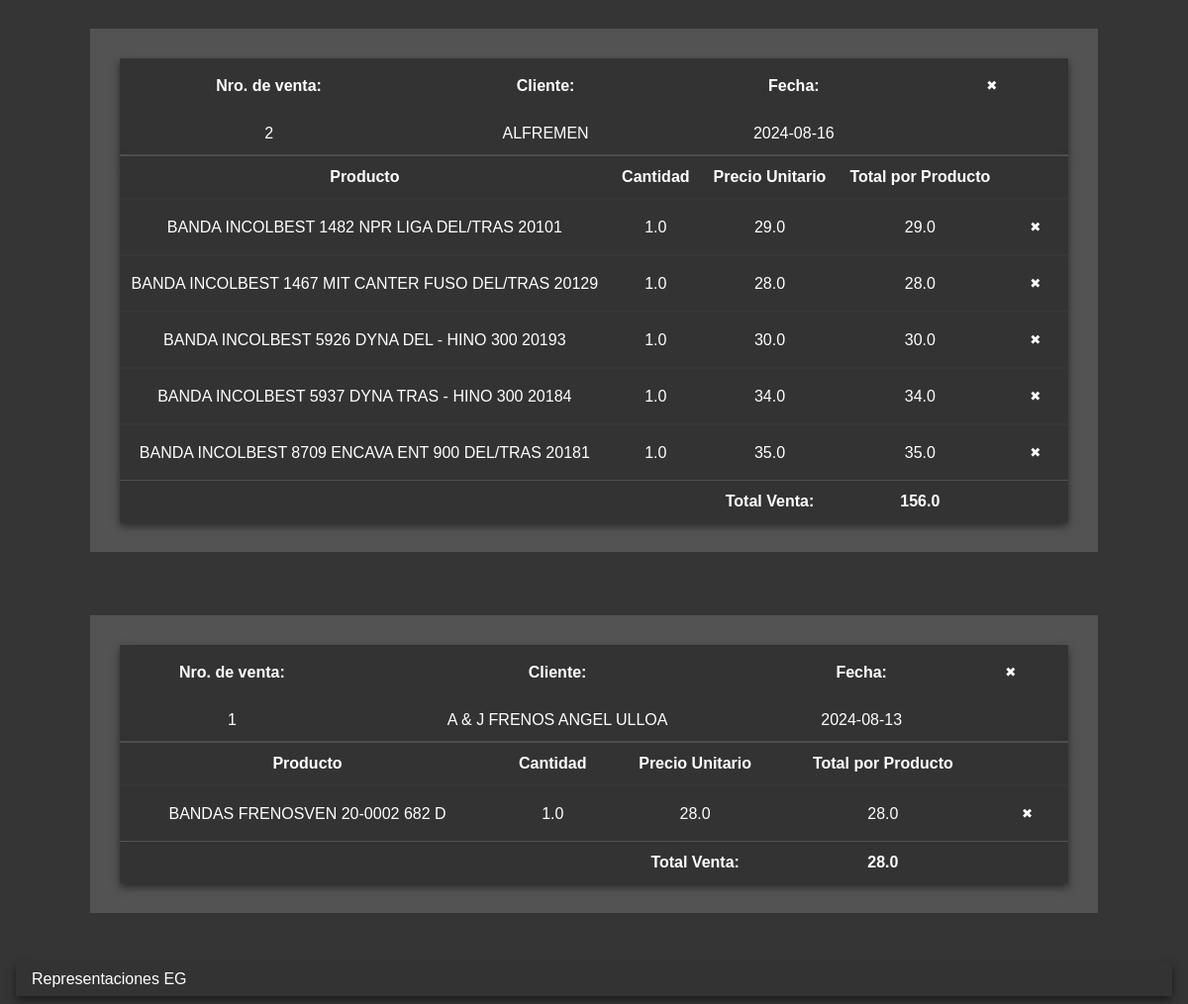
The app's page /historial_ventas/historial_ventas (lower part), older data.
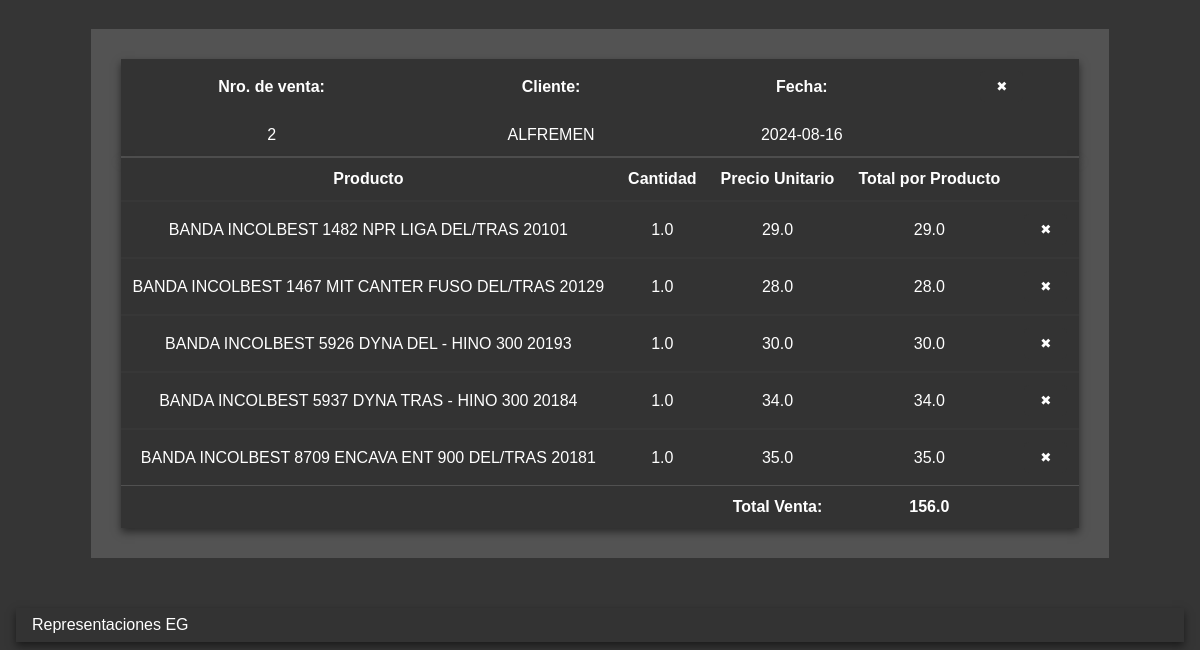
The same page, newer data.
### tables this page shows
CREATE TABLE Ventas (
    id INTEGER PRIMARY KEY AUTOINCREMENT,
    numero_venta INTEGER,
    cliente TEXT,
    producto TEXT,
    cantidad INTEGER,
    precio REAL,
    costo REAL,
    fecha DATE,
    FOREIGN KEY (cliente) REFERENCES "clientes_antiguo"(nombre_cliente)
);

### routes/ventas/subfunciones/historial_ventas.py (the view)
@historial_ventas_bp.route('/historial_ventas')
def historial_ventas():
    db = get_db()
    cursor = db.execute('SELECT id, numero_venta, cliente, fecha, producto, cantidad, precio FROM Ventas ORDER BY numero_venta')
    ventas = cursor.fetchall()
    for venta in ventas:
        id = venta['id']
    ventas_agrupadas = []
    current_numero_venta = None
    venta_actual = None
    for venta in ventas:
        if venta['numero_venta'] != current_numero_venta:
            if venta_actual:
                total_venta = sum(producto['cantidad'] * producto['precio'] for producto in venta_actual['productos'])
                venta_actual['total_venta'] = total_venta
                ventas_agrupadas.append(venta_actual)
            venta_actual = {
                'numero_venta': venta['numero_venta'],
                'cliente': venta['cliente'],
                'fecha': venta['fecha'],
                'productos': []
            }
            current_numero_venta = venta['numero_venta']
        try:
            cantidad = float(venta['cantidad']) if venta['cantidad'] else 0.0
        except ValueError:
            cantidad = 0.0
        try:
            precio = float(venta['precio']) if venta['precio'] else 0.0
        except ValueError:
            precio = 0.0
        venta_actual['productos'].append({
            'id': venta['id'],
            'producto': venta['producto'],
            'cantidad': cantidad,  # Convertir a float
            'precio': precio  # Convertir a float
        })
    if venta_actual:
        total_venta = sum(float(producto['cantidad']) * float(producto['precio']) for producto in venta_actual['productos'])
        venta_actual['total_venta'] = total_venta
        ventas_agrupadas.append(venta_actual)
    return render_template('/ventas/historial_ventas.html', ventas=ventas_agrupadas)

### app.py (called while the page is built)
def create_app():
    app = Flask(__name__, template_folder='templates')
    app.config['SECRET_KEY'] = cargar_clave_secreta()
    @app.before_request
    def before_request():
        g.db = get_db()
    @app.teardown_appcontext
    def teardown_appcontext(error):
        close_db(error)
    @app.route('/')
    def index():
        return render_template('index.html')
    app.register_blueprint(ventas_bp)
    app.register_blueprint(compras_bp)
    app.register_blueprint(clientes_bp)
    app.register_blueprint(inventario_bp)
    return app

### routes/database.py (called while the page is built)
def get_db():
    if 'db' not in g:
        g.db = sqlite3.connect(DATABASE)
        g.db.row_factory = sqlite3.Row
    return g.db

### templates/ventas/historial_ventas.html (shortened to what this page needs)
<!DOCTYPE html>
<html lang="en">
<head>
    <link rel="stylesheet" href="//code.jquery.com/ui/1.12.1/themes/base/jquery-ui.css">
    <link rel="stylesheet" href="/static/css/global/style.css">
</head>
<body>
    <main>
        <div class="contenedor-ventas">
            {% for venta in ventas | reverse%}
            <section class="contenedor">
                    <table class="info-cliente">
                        <thead>
                            <tr>
                                <th><strong>Nro. de venta:</strong></th>
                                <th><strong>Cliente:</strong></th>
                                <th><strong>Fecha:</strong></th>
                                <th><button class="eliminar-venta" title="Eliminar Venta" data-venta-id="{{ venta.numero_venta }}">&#x2716;</button></th>
                            </tr>
                        </thead>
                        <tbody>
                            <td>{{ venta.numero_venta }}</td>
                            <td>{{ venta.cliente }}</td>
                            <td>{{ venta.fecha }}</td>
                            <td></td>
                        </tbody>
                    </table>
                    <table class="info-productos">
                        <thead>
                            <tr class="info-productos-head">
                                <th>Producto</th>
                                <th>Cantidad</th>
                                <th>Precio Unitario</th>
                                <th>Total por Producto</th>
                                <th></th>
                            </tr>
                        </thead>
                        <tbody>
                            {% for producto in venta.productos %}
                            <tr class="info-productos-body">
                                <td>{{ producto.producto }}</td>
                                <td>{{ producto.cantidad }}</td>
                                <td>{{ producto.precio }}</td>
                                <td>{{ producto.cantidad * producto.precio }}</td>
                                <td>
                                    <button class="eliminar-producto" title="Eliminar Producto" data-venta-id="{{ venta.numero_venta }}" data-producto-id="{{ producto.id }}">&#x2716;</button>
                                </td>
                            </tr>
                            {% endfor %}
                        </tbody>
                        <tfoot>
                            <tr class="total-venta-row">
                                <td></td>
                                <td></td>
                                <td><strong>Total Venta:</strong></td>
                                <td><strong>{{ venta.total_venta }}</strong></td>
                                <td></td>
                            </tr>
                        </tfoot>
                    </table>
            </section>
            {% endfor %}
        </div>
    </main>
    <footer>
        <span>Representaciones EG</span>
    </footer>
</body>
</html>

### static/css/global/style.css (style rules this page uses)
* { margin: 0; padding: 0; box-sizing: border-box; }
body { font-family: Arial, sans-serif; margin: 0; padding: 0; display: flex; flex-direction: column; min-height: 100vh; background-color: rgba(51, 51, 51, 0.99) }
main { flex: 1; display: flex; flex-direction: column; justify-content: center; align-items: center; padding: 10px 20px; }
footer { padding: 0.5rem 1rem; margin: 0.5rem 1rem; background-color: #333; color: white; text-align: left; box-shadow: 0 4px 8px rgba(0, 0, 0, 0.5); }

### static/css/components/tablas.css (style rules this page uses)
table { width: 100%; border-collapse: collapse; box-shadow: 0 4px 8px rgba(0, 0, 0, 0.5); }
table th { background-color: #333; }
table td button, table th button { background-color: #333; color: white; border: none; padding: 0.5rem 1rem; cursor: pointer; border-radius: 5px; }

### static/css/layouts/botones.css (style rules this page uses)
button { cursor: pointer; color: white; max-width: 100%; background: #333; border-radius: 10px; transition: transform 0.15s, box-shadow 0.15s, background-color 0.6s; }

### static/css/sections/ventas/historial_ventas.css (style rules this page uses)
.contenedor-ventas { display: flex; flex-wrap: wrap; flex-direction: column; justify-content: space-between; }
.contenedor { flex: 1; margin: 2rem; border: 30px solid rgba(255, 255, 255, 0.15); }
.info-cliente { border-bottom: 2px solid rgba(255, 255, 255, 0.15); }
.info-productos-body { border-top: 2px solid rgba(255, 255, 255, 0.02); }
.total-venta-row { border-top: 1px solid rgba(255, 255, 255, 0.15); }

### static/css/sections/compras/historial_compras.css (style rules this page uses)
.contenedor { flex: 1; margin: 2rem; border: 30px solid rgba(255, 255, 255, 0.15); }
.info-productos-body { border-top: 2px solid rgba(255, 255, 255, 0.02); }
.total-venta-row { border-top: 1px solid rgba(255, 255, 255, 0.15); }

Row changes from the older to the newer data that the page shows:
removed Ventas: numero_venta "1", cliente "A & J FRENOS ANGEL ULLOA", fecha "2024-08-13", producto "BANDAS FRENOSVEN 20-0002 682 D", cantidad "1.0", precio "28.0", producto.cantidad*producto.precio "28.0", total_venta "28.0"
